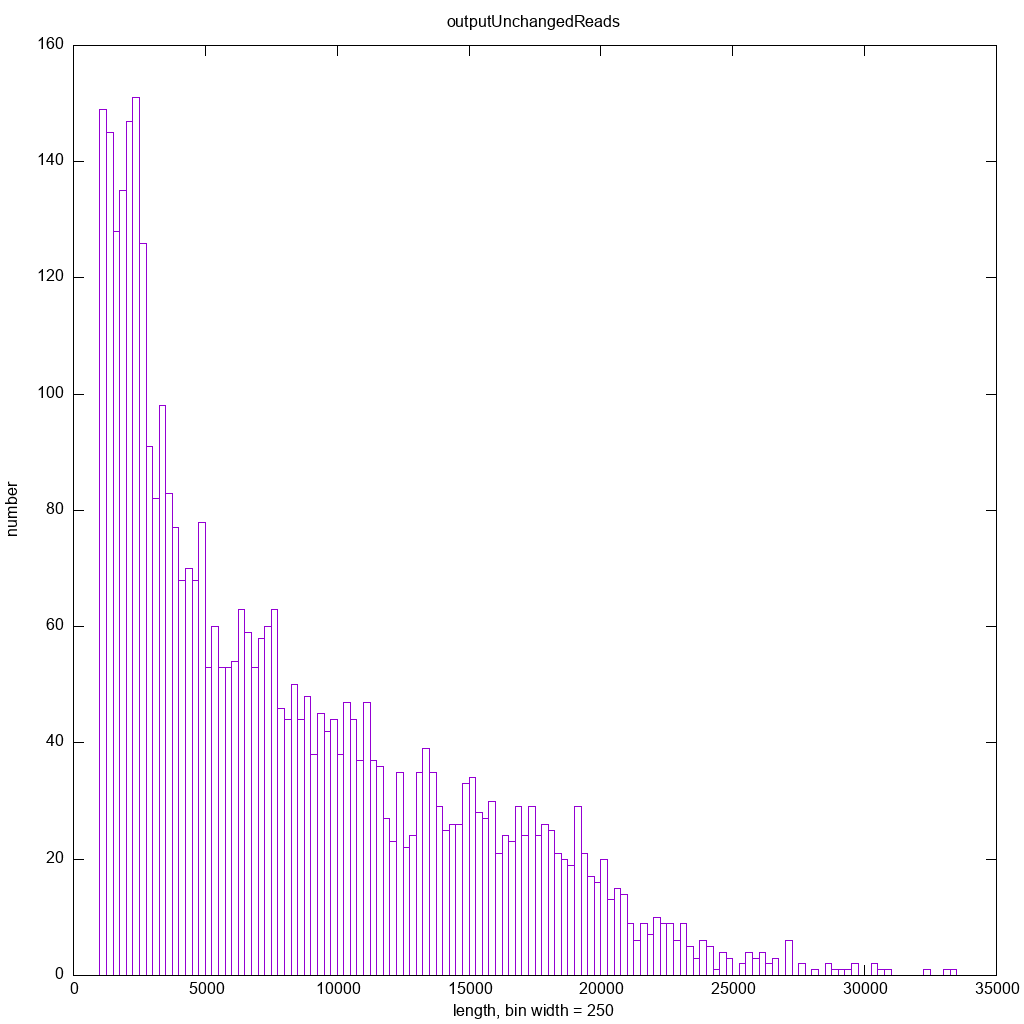

Recreate this plot in gnuplot.
set title 'outputUnchangedReads'
set xlabel 'length, bin width = 250'
set ylabel 'number'

binwidth=250
set boxwidth binwidth
bin(x,width) = width*floor(x/width) + binwidth/2.0

set terminal png size 1024,1024
set output './ecoli.1.trimReads.outputUnchangedReads.png'
plot [] [0:] './ecoli.1.trimReads.outputUnchangedReads.dat' using (bin($1,binwidth)):(1.0) smooth freq with boxes title ''
